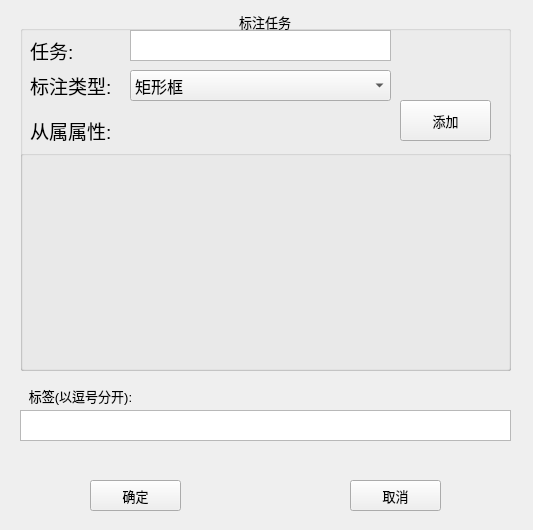
<?xml version="1.0" encoding="UTF-8"?>
<ui version="4.0">
 <class>taskDialog</class>
 <widget class="QDialog" name="taskDialog">
  <property name="geometry">
   <rect>
    <x>0</x>
    <y>0</y>
    <width>533</width>
    <height>530</height>
   </rect>
  </property>
  <property name="font">
   <font>
    <pointsize>10</pointsize>
   </font>
  </property>
  <property name="windowTitle">
   <string>任务描述</string>
  </property>
  <widget class="QGroupBox" name="groupBox">
   <property name="geometry">
    <rect>
     <x>20</x>
     <y>10</y>
     <width>491</width>
     <height>361</height>
    </rect>
   </property>
   <property name="title">
    <string>标注任务</string>
   </property>
   <property name="alignment">
    <set>Qt::AlignCenter</set>
   </property>
   <widget class="QLabel" name="label">
    <property name="geometry">
     <rect>
      <x>10</x>
      <y>30</y>
      <width>91</width>
      <height>21</height>
     </rect>
    </property>
    <property name="font">
     <font>
      <pointsize>14</pointsize>
     </font>
    </property>
    <property name="text">
     <string>任务:</string>
    </property>
    <property name="alignment">
     <set>Qt::AlignLeading|Qt::AlignLeft|Qt::AlignVCenter</set>
    </property>
   </widget>
   <widget class="QLabel" name="label_2">
    <property name="geometry">
     <rect>
      <x>10</x>
      <y>60</y>
      <width>91</width>
      <height>31</height>
     </rect>
    </property>
    <property name="font">
     <font>
      <pointsize>14</pointsize>
     </font>
    </property>
    <property name="text">
     <string>标注类型:</string>
    </property>
    <property name="alignment">
     <set>Qt::AlignLeading|Qt::AlignLeft|Qt::AlignVCenter</set>
    </property>
   </widget>
   <widget class="QComboBox" name="TaskType_ComboBox">
    <property name="geometry">
     <rect>
      <x>110</x>
      <y>60</y>
      <width>261</width>
      <height>31</height>
     </rect>
    </property>
    <property name="font">
     <font>
      <family>Times New Roman</family>
      <pointsize>12</pointsize>
     </font>
    </property>
    <item>
     <property name="text">
      <string>矩形框</string>
     </property>
    </item>
    <item>
     <property name="text">
      <string>点</string>
     </property>
    </item>
    <item>
     <property name="text">
      <string>3D目标检测</string>
     </property>
    </item>
   </widget>
   <widget class="QLabel" name="label_3">
    <property name="geometry">
     <rect>
      <x>10</x>
      <y>110</y>
      <width>91</width>
      <height>21</height>
     </rect>
    </property>
    <property name="font">
     <font>
      <pointsize>14</pointsize>
     </font>
    </property>
    <property name="text">
     <string>从属属性:</string>
    </property>
    <property name="alignment">
     <set>Qt::AlignLeading|Qt::AlignLeft|Qt::AlignVCenter</set>
    </property>
   </widget>
   <widget class="QGroupBox" name="groupBox_attribute">
    <property name="geometry">
     <rect>
      <x>0</x>
      <y>140</y>
      <width>491</width>
      <height>221</height>
     </rect>
    </property>
    <property name="title">
     <string/>
    </property>
   </widget>
   <widget class="QPushButton" name="add_attribute">
    <property name="geometry">
     <rect>
      <x>380</x>
      <y>90</y>
      <width>91</width>
      <height>41</height>
     </rect>
    </property>
    <property name="text">
     <string>添加</string>
    </property>
    <property name="iconSize">
     <size>
      <width>81</width>
      <height>81</height>
     </size>
    </property>
    <property name="checkable">
     <bool>false</bool>
    </property>
    <property name="autoDefault">
     <bool>false</bool>
    </property>
    <property name="flat">
     <bool>false</bool>
    </property>
   </widget>
   <widget class="QTextEdit" name="text_anno_task">
    <property name="geometry">
     <rect>
      <x>110</x>
      <y>20</y>
      <width>261</width>
      <height>31</height>
     </rect>
    </property>
    <property name="font">
     <font>
      <family>Times New Roman</family>
      <pointsize>14</pointsize>
     </font>
    </property>
    <property name="verticalScrollBarPolicy">
     <enum>Qt::ScrollBarAlwaysOff</enum>
    </property>
   </widget>
  </widget>
  <widget class="QPushButton" name="taskCancell">
   <property name="geometry">
    <rect>
     <x>350</x>
     <y>480</y>
     <width>91</width>
     <height>31</height>
    </rect>
   </property>
   <property name="text">
    <string>取消</string>
   </property>
   <property name="autoDefault">
    <bool>false</bool>
   </property>
  </widget>
  <widget class="QPushButton" name="taskConfirmed">
   <property name="geometry">
    <rect>
     <x>90</x>
     <y>480</y>
     <width>91</width>
     <height>31</height>
    </rect>
   </property>
   <property name="text">
    <string>确定</string>
   </property>
   <property name="autoDefault">
    <bool>false</bool>
   </property>
  </widget>
  <widget class="QLabel" name="label_4">
   <property name="geometry">
    <rect>
     <x>20</x>
     <y>380</y>
     <width>121</width>
     <height>31</height>
    </rect>
   </property>
   <property name="text">
    <string>标签(以逗号分开):</string>
   </property>
   <property name="alignment">
    <set>Qt::AlignCenter</set>
   </property>
  </widget>
  <widget class="QTextEdit" name="text_labels">
   <property name="geometry">
    <rect>
     <x>20</x>
     <y>410</y>
     <width>491</width>
     <height>31</height>
    </rect>
   </property>
   <property name="font">
    <font>
     <family>Times New Roman</family>
     <pointsize>14</pointsize>
    </font>
   </property>
   <property name="verticalScrollBarPolicy">
    <enum>Qt::ScrollBarAlwaysOff</enum>
   </property>
   <property name="horizontalScrollBarPolicy">
    <enum>Qt::ScrollBarAlwaysOff</enum>
   </property>
  </widget>
 </widget>
 <resources/>
 <connections/>
</ui>
